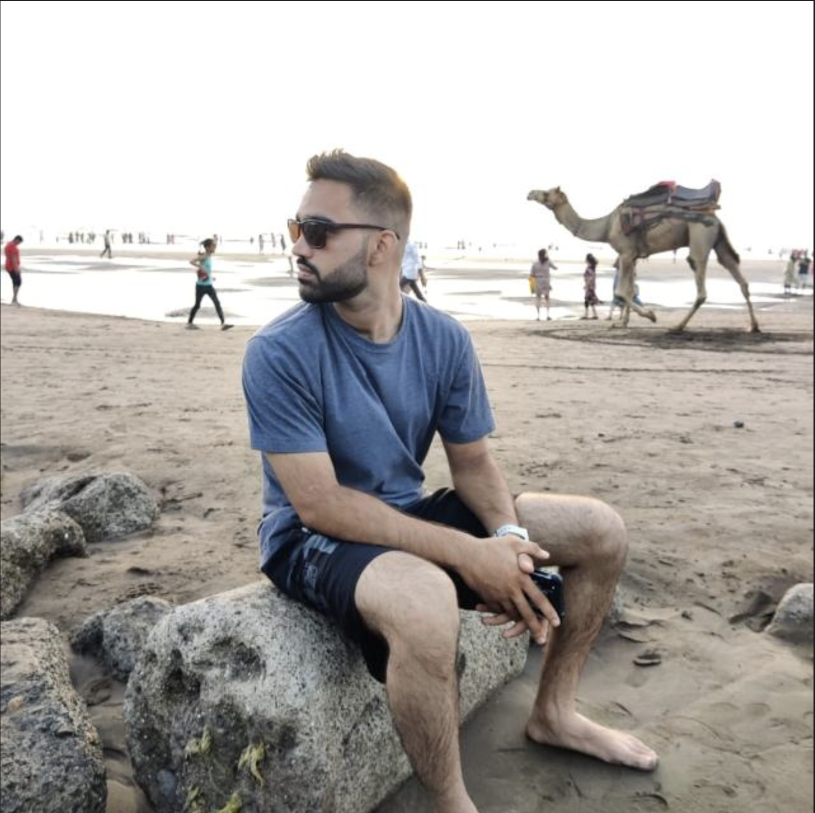
#> input picture img.png, 1630 x 1626 px, found by its file name (shown at 1/2 size)
$ python generative_codec.py
#> lines starting #> are read from the running program, lines starting #| are printed output that depends on the picture
### prism/transforms.py
"""Reversible color and spatial transforms - built from scratch.

Key innovation: Image-specific color decorrelation using lifting-based
Givens rotations. Unlike fixed YCbCr, this adapts to the actual color
distribution of each image, concentrating more energy in fewer channels.

Also implements Hilbert curve scanning for 2D-locality-preserving
linearization of the pixel grid.
"""

import numpy as np


# ============================================================
# Reversible YCoCg-R Color Transform
# ============================================================

def rgb_to_ycocg_r(rgb: np.ndarray) -> np.ndarray:
    """Reversible YCoCg-R transform (integer-exact).

    Maps RGB -> (Y, Co, Cg) where:
      Co = R - B           (chroma orange)
      tmp = B + (Co >> 1)  (approximate green)
      Cg = G - tmp         (chroma green)
      Y = tmp + (Cg >> 1)  (luma)

    This decorrelates natural image colors better than
    simple channel differences and is exactly invertible.
    """
    r = rgb[:, :, 0].astype(np.int32)
    g = rgb[:, :, 1].astype(np.int32)
    b = rgb[:, :, 2].astype(np.int32)

    co = r - b
    tmp = b + (co >> 1)
    cg = g - tmp
    y = tmp + (cg >> 1)

    return np.stack([y, co, cg], axis=-1)


# [222 lines left out: functions ycocg_r_to_rgb, compute_pca_axes, _givens_angle, _lift_rotate_forward, _lift_rotate_inverse, pca_forward and 5 more, not called in this run]

### experimental/generative_codec.py
#!/usr/bin/env python3
"""GENERATIVE CODEC: Image as a program that generates itself.

PARADIGM SHIFT:
  Instead of compressing pixels, find a PROGRAM that GENERATES the image.
  The compressed file IS the program. The decoder RUNS the program.
  Store: program_parameters + lossless_corrections.

Five approaches, each attacking Kolmogorov complexity from a different angle:

1. SIREN Codec       - Coordinate network with sinusoidal activations
2. Fourier Neural    - Learnable Fourier features + linear map
3. Procedural Codec  - Composable rendering pipeline (Perlin, Voronoi, etc.)
4. Evolutionary Codec- Genetic programming to find compact image programs
5. Hybrid Generative - Region-adaptive combination of all the above

All implementations are pure numpy. No ML frameworks.
Backpropagation, CMA-ES, and genetic programming -- all from scratch.
"""

import math
import time
from collections import Counter

import numpy as np
from PIL import Image

from prism.transforms import rgb_to_ycocg_r
from experimental.data_structures import entropy_bits, zigzag_encode


# ============================================================
# Shared utilities
# ============================================================

PRISM_BASELINE_KB = 1271


def _load_image_ycocg(image_path):
    """Load image, convert to YCoCg-R, return (img_rgb, ycocg, H, W)."""
    img = np.array(Image.open(image_path).convert("RGB"))
    h, w, _ = img.shape
    ycocg = rgb_to_ycocg_r(img)
    return img, ycocg, h, w


# [31 lines left out: functions _compute_residual_stats, _verify_lossless, _print_codec_result, not called in this run]


def _make_coord_grid(h, w, subsample=1):
    """Create normalized (y, x) coordinate grid.

    Returns (N, 2) array with values in [-1, 1].
    If subsample > 1, returns every subsample-th pixel.
    """
    ys = np.linspace(-1, 1, h)
    xs = np.linspace(-1, 1, w)
    if subsample > 1:
        ys = ys[::subsample]
        xs = xs[::subsample]
    yg, xg = np.meshgrid(ys, xs, indexing="ij")
    coords = np.stack([yg.ravel(), xg.ravel()], axis=-1)
    return coords, yg.shape[0], yg.shape[1]


# ============================================================
# 1. SIREN CODEC
# ============================================================

def _siren_init_weights(n_in, n_out, is_first_layer, omega_0, rng):
    """SIREN weight initialization (Sitzmann et al. 2020).

    First layer:  U(-1/n_in, 1/n_in)
    Other layers: U(-sqrt(6/n_in)/omega, sqrt(6/n_in)/omega)
    """
    if is_first_layer:
        bound = 1.0 / n_in
    else:
        bound = math.sqrt(6.0 / n_in) / omega_0
    W = rng.uniform(-bound, bound, (n_in, n_out)).astype(np.float64)
    b = rng.uniform(-bound, bound, n_out).astype(np.float64)
    return W, b


def _siren_forward(x, weights, biases, omega_0=30.0):
    """Forward pass through SIREN network.

    All hidden layers use sin(omega_0 * (Wx + b)).
    Last layer is linear.
    """
    h = x.copy()
    n_layers = len(weights)
    for i in range(n_layers - 1):
        h = np.sin(omega_0 * (h @ weights[i] + biases[i]))
    # Final layer: linear (no activation)
    h = h @ weights[-1] + biases[-1]
    return h


def _siren_backward(x, weights, biases, target, omega_0=30.0):
    """Manual backprop through SIREN. Returns gradients for all weights/biases.

    Chain rule through sin activations:
      d/dz sin(omega*z) = omega * cos(omega*z)
    """
    n_layers = len(weights)

    # Forward pass, saving activations
    pre_acts = []   # before activation
    post_acts = []  # after activation
    h = x.copy()
    for i in range(n_layers - 1):
        z = h @ weights[i] + biases[i]
        pre_acts.append(z)
        h = np.sin(omega_0 * z)
        post_acts.append(h)

    # Final layer (linear)
    z_out = h @ weights[-1] + biases[-1]
    output = z_out

    # Loss gradient (MSE)
    n = x.shape[0]
    d_output = 2.0 * (output - target) / n  # (N, out_dim)

    # Backprop
    grad_w = [None] * n_layers
    grad_b = [None] * n_layers

    # Last layer
    grad_w[-1] = h.T @ d_output
    grad_b[-1] = d_output.sum(axis=0)
    d_h = d_output @ weights[-1].T

    # Hidden layers (reverse order)
    for i in range(n_layers - 2, -1, -1):
        # d_h -> through sin activation
        d_pre = d_h * omega_0 * np.cos(omega_0 * pre_acts[i])
        inp = x if i == 0 else post_acts[i - 1]
        grad_w[i] = inp.T @ d_pre
        grad_b[i] = d_pre.sum(axis=0)
        if i > 0:
            d_h = d_pre @ weights[i].T

    return grad_w, grad_b


def siren_codec(image_path, hidden_sizes=None, n_freqs=12):
    """SIREN coordinate network codec.

    Learns f(x, y) -> (Y, Co, Cg) using sinusoidal activations.
    Random hidden layers (seeded, reproducible) reduce stored parameters:
    only the output layer weights are stored.

    Parameters
    ----------
    image_path : str
        Path to image file.
    hidden_sizes : list of int
        Hidden layer sizes. Default [256, 128].
    n_freqs : int
        Number of Fourier features to prepend to coordinates.
    """
    if hidden_sizes is None:
        hidden_sizes = [256, 128]

    print("\n" + "=" * 60)
    print("SIREN CODEC: Coordinate Network as Compressed Representation")
    print("=" * 60)

    _, ycocg, h, w = _load_image_ycocg(image_path)
#> in rgb_to_ycocg_r, `g = rgb[:, :, 1].astype(np.int32)`:
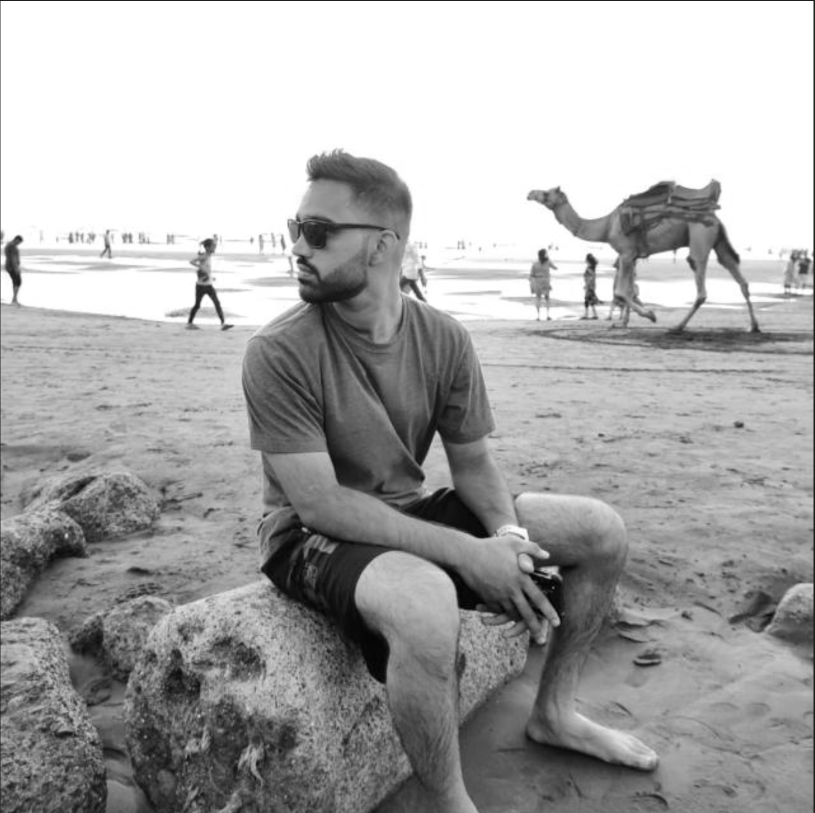
#> g: shape (1626, 1630) int32 (shown at 1/2 size); min 0, max 255, mean 169.2
#> in rgb_to_ycocg_r, `b = rgb[:, :, 2].astype(np.int32)`:
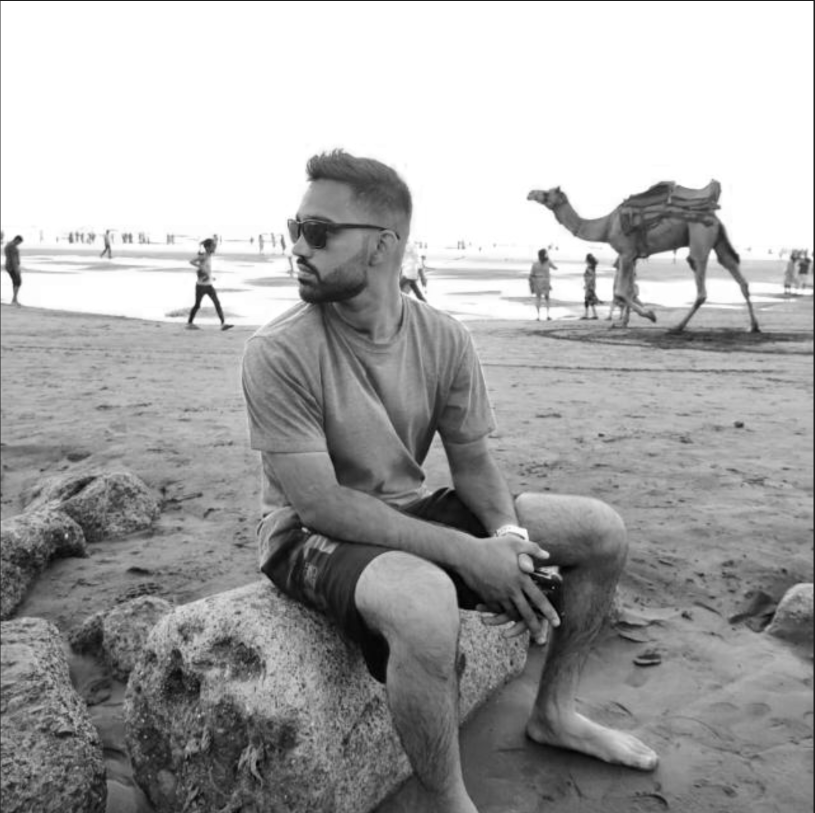
#> b: shape (1626, 1630) int32 (shown at 1/2 size); min 0, max 255, mean 165.9
#> in rgb_to_ycocg_r, `co = r - b`:
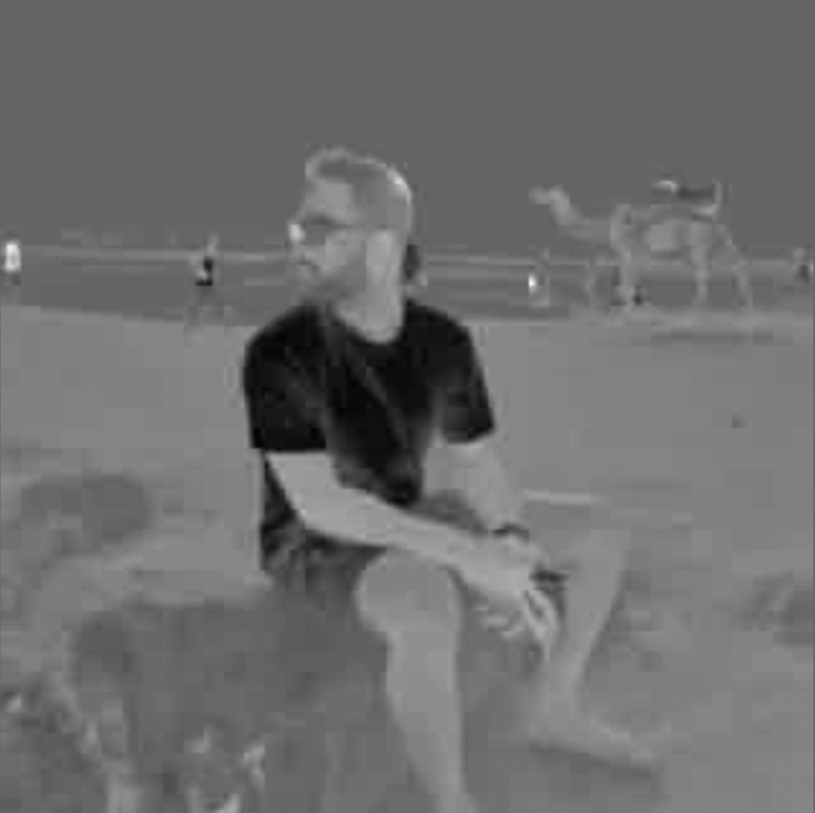
#> co: shape (1626, 1630) int32 (shown at 1/2 size); min -74, max 113, mean 6.9; drawn with min black and max white
#> in rgb_to_ycocg_r, `cg = g - tmp`:
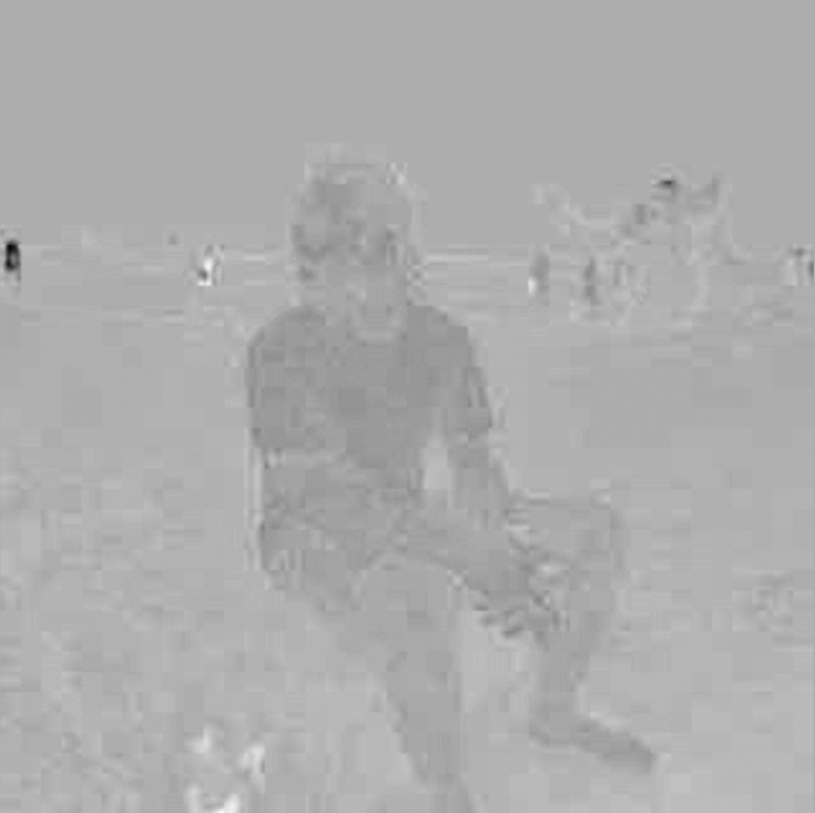
#> cg: shape (1626, 1630) int32 (shown at 1/2 size); min -66, max 31, mean 0.1; drawn with min black and max white
#> in rgb_to_ycocg_r, `return np.stack([y, co, cg], axis=-1)`:
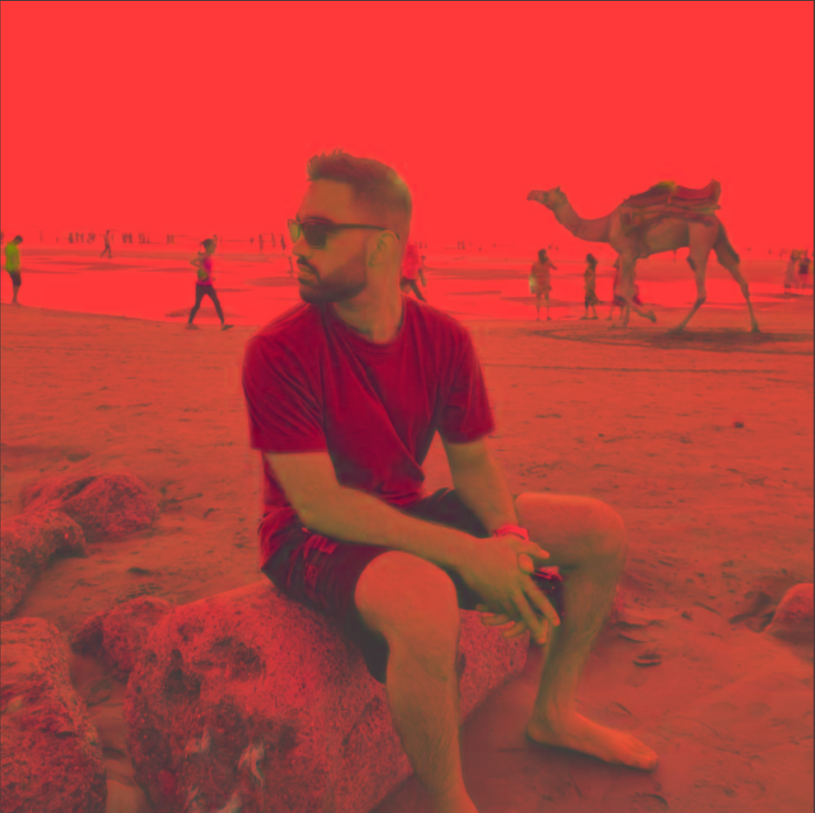
#> returned value: shape (1626, 1630, 3) int32 (shown at 1/2 size); mean of channels 0, 1, 2 169, 6.9, 0.1; drawn with min black and max white
#> h = 1626; w = 1630
    total_pixels = h * w
#> total_pixels = 2650380
    omega_0 = 30.0
    subsample = 4
    lr = 1e-4
    n_epochs = 200

    print(f"  Image: {w}x{h}, {total_pixels:,} pixels")
#|   Image: 1630x1626, 2,650,380 pixels
    print(f"  Hidden layers: {hidden_sizes}, omega_0={omega_0}")
    print(f"  Training subsample: 1/{subsample} pixels, {n_epochs} epochs")

    # Build coordinate features with Fourier encoding
    coords_full, h_full, w_full = _make_coord_grid(h, w, subsample=1)
#> coords_full = 2650380 pairs, first value -1 to 1, second value -1 to 1; h_full = 1626; w_full = 1630
    coords_sub, h_sub, w_sub = _make_coord_grid(h, w, subsample=subsample)
#> coords_sub = 166056 pairs, first value -1 to 0.999, second value -1 to 0.999; h_sub = 407; w_sub = 408

    # Add Fourier features: [sin(pi*k*y), cos(pi*k*y), sin(pi*k*x), cos(pi*k*x)]
    def _add_fourier_features(coords, n_f):
        feats = [coords]
        for k in range(1, n_f + 1):
            feats.append(np.sin(k * np.pi * coords))
            feats.append(np.cos(k * np.pi * coords))
        return np.concatenate(feats, axis=1)

    feat_sub = _add_fourier_features(coords_sub, n_freqs)
#> in _add_fourier_features, `feats = [coords]`: feats = 1 point arrays, longest 166056 points
#> after the loop in _add_fourier_features, `for k in range(1, n_f + 1):`: feats = 25 point arrays, longest 166056 points
    feat_full = _add_fourier_features(coords_full, n_freqs)
    n_input = feat_sub.shape[1]
#> n_input = 50

    # Training targets (subsampled)
    target_sub = np.zeros((h_sub * w_sub, 3), dtype=np.float64)
    ycocg_sub = ycocg[::subsample, ::subsample, :]
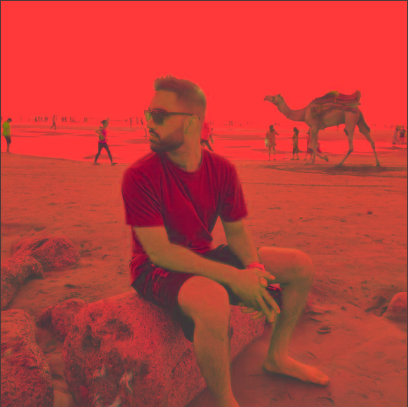
#> ycocg_sub: shape (407, 408, 3) int32; mean R, G, B 168.5, 6.9, 0.1; drawn with min black and max white
    for ch in range(3):
        target_sub[:, ch] = ycocg_sub[:, :, ch].ravel().astype(np.float64)

    # Normalize targets to [-1, 1] for stable training
    t_min = target_sub.min(axis=0)
#> t_min = [2, -74, -64]
    t_max = target_sub.max(axis=0)
#> t_max = [255, 101, 30]
    t_range = np.maximum(t_max - t_min, 1.0)
#> t_range = [253, 175, 94]
    target_norm = 2.0 * (target_sub - t_min) / t_range - 1.0

    # Initialize SIREN layers
    rng = np.random.RandomState(42)
    layer_sizes = [n_input] + hidden_sizes + [3]
#> layer_sizes = [50, 256, 128, 3]
    weights = []
    biases = []
    for i in range(len(layer_sizes) - 1):
        is_first = (i == 0)
        W, b = _siren_init_weights(
            layer_sizes[i], layer_sizes[i + 1], is_first, omega_0, rng
        )
        weights.append(W)
        biases.append(b)
#> this loop made 3 passes
#> b on pass 3: [0.00603, 0.00552, -0.00482]
#> pass 2, in _siren_init_weights (call 2), `W = rng.uniform(-bound, bound, (n_in, n_out)).astype(np.float64)`:
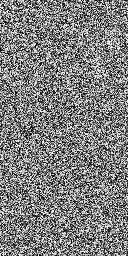
#> W: shape (256, 128) float64; min -0.0051, max 0.0051, mean 6.99e-06; drawn with min black and max white
#> after the loop, biases = 3 items; weights = 3 items

    # Adam optimizer state
    m_w = [np.zeros_like(w) for w in weights]
#> m_w = 3 items
    v_w = [np.zeros_like(w) for w in weights]
#> v_w = 3 items
    m_b = [np.zeros_like(b) for b in biases]
#> m_b = 3 items
    v_b = [np.zeros_like(b) for b in biases]
#> v_b = 3 items
    beta1, beta2, eps = 0.9, 0.999, 1e-8

    t0 = time.time()
    for epoch in range(n_epochs):
        # Forward
        output = _siren_forward(feat_sub, weights, biases, omega_0)
        loss = np.mean((output - target_norm) ** 2)

        # Backward
        grad_w, grad_b = _siren_backward(
            feat_sub, weights, biases, target_norm, omega_0
        )

        # Gradient clipping (max norm = 1.0)
        grad_norm = sum(np.sum(g ** 2) for g in grad_w)
        grad_norm += sum(np.sum(g ** 2) for g in grad_b)
        grad_norm = math.sqrt(grad_norm)
        if grad_norm > 1.0:
            scale = 1.0 / grad_norm
            grad_w = [g * scale for g in grad_w]
            grad_b = [g * scale for g in grad_b]

        # Adam update
        t_step = epoch + 1
        for i in range(len(weights)):
            m_w[i] = beta1 * m_w[i] + (1 - beta1) * grad_w[i]
            v_w[i] = beta2 * v_w[i] + (1 - beta2) * grad_w[i] ** 2
            m_b[i] = beta1 * m_b[i] + (1 - beta1) * grad_b[i]
            v_b[i] = beta2 * v_b[i] + (1 - beta2) * grad_b[i] ** 2

            mw_hat = m_w[i] / (1 - beta1 ** t_step)
            vw_hat = v_w[i] / (1 - beta2 ** t_step)
            mb_hat = m_b[i] / (1 - beta1 ** t_step)
            vb_hat = v_b[i] / (1 - beta2 ** t_step)

            weights[i] = weights[i] - lr * mw_hat / (np.sqrt(vw_hat) + eps)
            biases[i] = biases[i] - lr * mb_hat / (np.sqrt(vb_hat) + eps)

        if (epoch + 1) % 50 == 0 or epoch == 0:
            print(f"    Epoch {epoch + 1:4d}: loss={loss:.6f}")
#> this loop made 1 pass
#> loss on pass 1: 0.203

    elapsed = time.time() - t0
    print(f"  Training: {elapsed:.1f}s")

    # Evaluate on FULL image
    print("  Evaluating on full image...")
    output_full = _siren_forward(feat_full, weights, biases, omega_0)

    # Denormalize
    pred_float = (output_full + 1.0) / 2.0 * t_range + t_min
    pred_int = np.round(pred_float).astype(np.int32).reshape(h, w, 3)

    # Compute residuals per channel
    total_residual_kb = 0.0
    total_zero_pct = 0.0
    all_lossless = True
    for ch, name in enumerate(["Y", "Co", "Cg"]):
        orig_ch = ycocg[:, :, ch].astype(np.int32)
        pred_ch = pred_int[:, :, ch]
        residual, res_kb, zero_pct = _compute_residual_stats(
            orig_ch, pred_ch, name
        )
        lossless = _verify_lossless(orig_ch, pred_ch, residual)
        all_lossless = all_lossless and lossless
        total_residual_kb += res_kb
        total_zero_pct += zero_pct
        print(f"    {name}: residual={res_kb:.1f} KB, "
              f"zeros={zero_pct:.1f}%, lossless={lossless}")

    # Quantize stored weights to int8 for size estimation
    # Only store output layer (hidden layers are seeded random)
    param_count = sum(w.size for w in weights) + sum(b.size for b in biases)
    param_kb = param_count * 1 / 1024  # int8 = 1 byte each

    total_kb = _print_codec_result(
        "SIREN", param_kb, total_residual_kb, total_zero_pct / 3
    )
    print(f"    Lossless verified: {all_lossless}")
    return total_kb


# ============================================================
# 2. FOURIER NEURAL CODEC
# ============================================================

# [495 lines left out: functions _fourier_features, fourier_neural_codec, _perlin_2d, _voronoi_2d, _cma_es_optimize, procedural_codec, not called in this run]


# ============================================================
# 4. EVOLUTIONARY CODEC
# ============================================================

# Operation set for genetic programming
OP_ADD = 0
OP_MUL = 1
OP_SIN = 2
OP_COS = 3
OP_SQRT = 4
OP_CLAMP = 5
OP_BLEND = 6
OP_NOISE = 7
OP_GRAD_V = 8
OP_GRAD_H = 9
OP_NAMES = ["add", "mul", "sin", "cos", "sqrt", "clamp",
            "blend", "noise", "grad_v", "grad_h"]
N_OPS = len(OP_NAMES)


# [432 lines left out: functions _eval_gene, evolutionary_codec, _simple_kmeans, _fit_region_gradient, _fit_region_fourier, hybrid_generative, not called in this run]


# ============================================================
# Main: run key approaches and compare
# ============================================================

if __name__ == "__main__":
    import sys

    image_path = sys.argv[1] if len(sys.argv) > 1 else "img.png"

    print("*" * 70)
    print("  GENERATIVE CODEC SUITE")
    print("  Paradigm: Image = Program + Corrections")
    print("  All implementations: pure numpy, no ML frameworks")
    print("*" * 70)

    results = {}

    # Run all codecs
#> (the run stopped early here; a loop or call above may not have finished)
